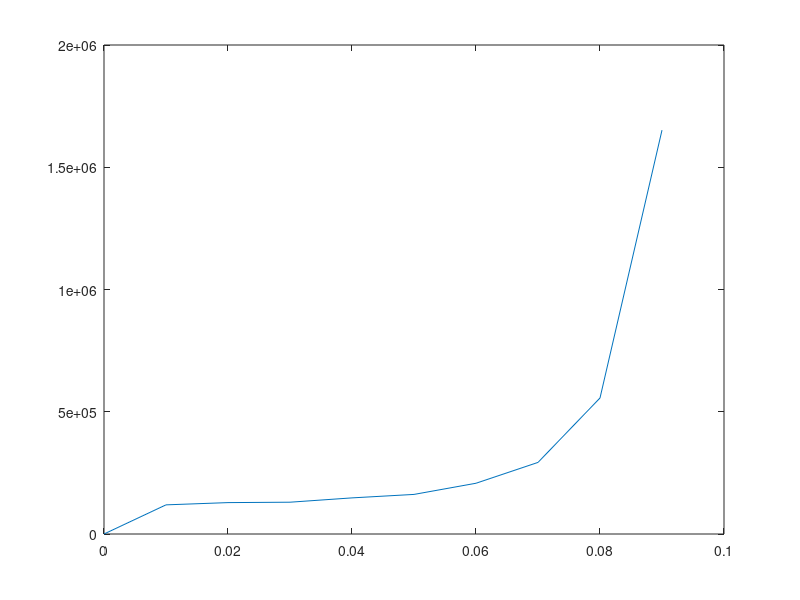

The MATLAB source for this figure:
N = 11;
M = 10000;
p = [];
x = 0;

%%вероятностu
for i=1:N-1
    p(i) = x;
    x = x+0.01;
    i = i+1;    
end

time = [];
for i =1:N-1
    Q = [];
    for j=1:M
        Msg = [];
        for k=1:N
            if rand(1) <= p(i)
                Msg(k) = 1;
            else
                Msg(k) = 0;
            end  
        end
        sumMsg = sum(Msg);
        if length(Q) == 0
            Q(j) = 0;
        elseif Q(j-1) <= 0
            Q(j) = sumMsg;
        else
            Q(j) = Q(j-1) - 1 + sumMsg;
        end
    end
    if p(i) == 0 
        time(i) = 0;
    else
        time(i) = sum(Q)/p(i);
    end
end
plot(p,time);

